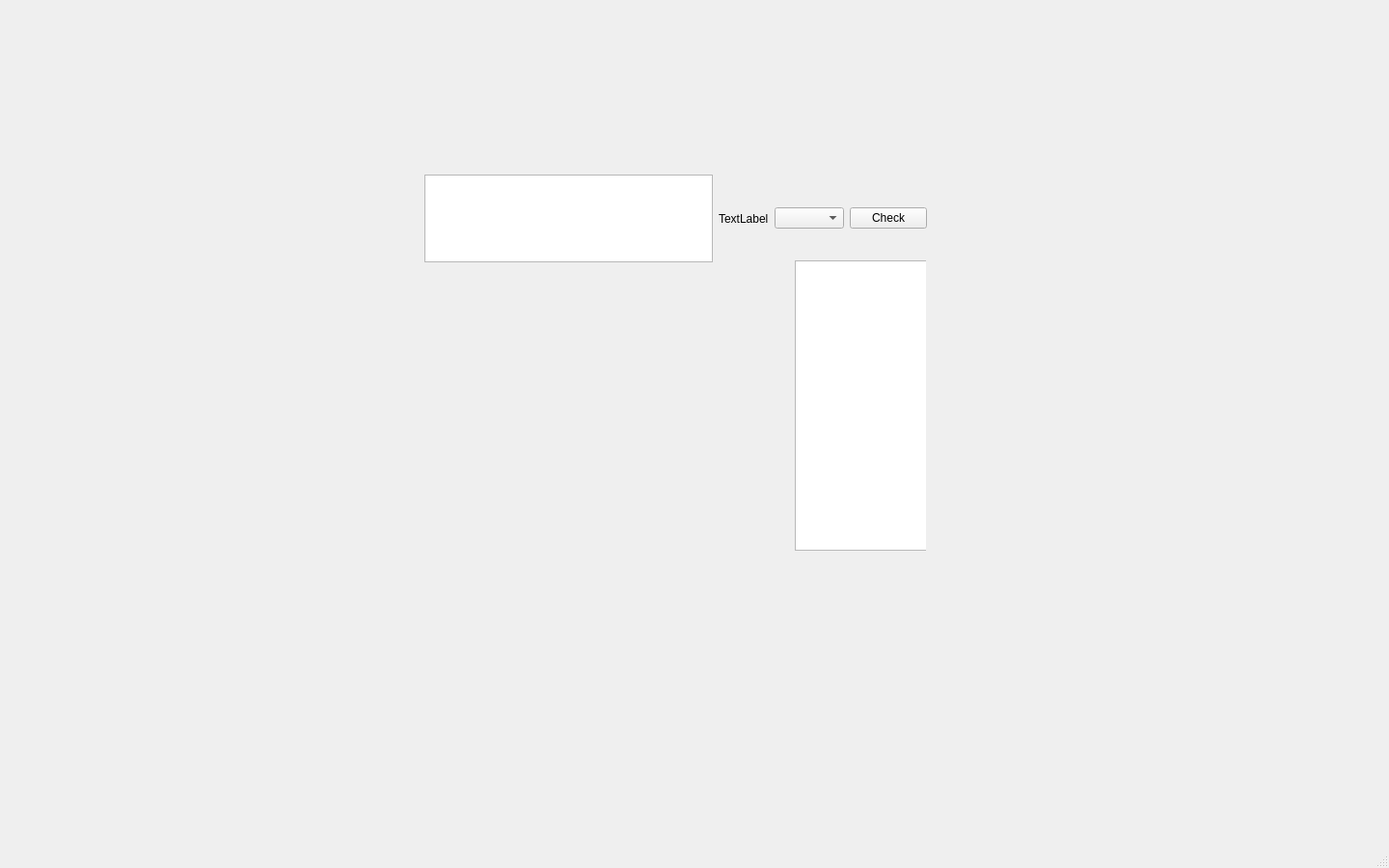
<?xml version="1.0" encoding="UTF-8"?>
<ui version="4.0">
 <class>MainWindow</class>
 <widget class="QMainWindow" name="MainWindow">
  <property name="geometry">
   <rect>
    <x>0</x>
    <y>0</y>
    <width>1440</width>
    <height>900</height>
   </rect>
  </property>
  <property name="windowTitle">
   <string>MainWindow</string>
  </property>
  <widget class="QWidget" name="centralwidget">
   <widget class="QWidget" name="verticalLayoutWidget">
    <property name="geometry">
     <rect>
      <x>439</x>
      <y>270</y>
      <width>521</width>
      <height>301</height>
     </rect>
    </property>
    <layout class="QVBoxLayout" name="verticalLayout">
     <item>
      <widget class="QFrame" name="horizontalFrame">
       <widget class="QListView" name="listView">
        <property name="geometry">
         <rect>
          <x>385</x>
          <y>0</y>
          <width>141</width>
          <height>301</height>
         </rect>
        </property>
        <property name="maximumSize">
         <size>
          <width>141</width>
          <height>301</height>
         </size>
        </property>
       </widget>
       <widget class="QWidget" name="widget" native="true">
        <property name="geometry">
         <rect>
          <x>0</x>
          <y>-1</y>
          <width>381</width>
          <height>301</height>
         </rect>
        </property>
       </widget>
      </widget>
     </item>
    </layout>
   </widget>
   <widget class="QWidget" name="horizontalLayoutWidget_2">
    <property name="geometry">
     <rect>
      <x>440</x>
      <y>181</y>
      <width>521</width>
      <height>91</height>
     </rect>
    </property>
    <layout class="QHBoxLayout" name="horizontalLayout_3">
     <item>
      <widget class="QTextEdit" name="textEdit"/>
     </item>
     <item>
      <widget class="QLabel" name="label">
       <property name="text">
        <string>TextLabel</string>
       </property>
      </widget>
     </item>
     <item>
      <widget class="QComboBox" name="comboBox"/>
     </item>
     <item>
      <widget class="QPushButton" name="check_editor">
       <property name="text">
        <string>Check</string>
       </property>
      </widget>
     </item>
    </layout>
   </widget>
  </widget>
  <widget class="QMenuBar" name="menubar">
   <property name="geometry">
    <rect>
     <x>0</x>
     <y>0</y>
     <width>1440</width>
     <height>24</height>
    </rect>
   </property>
  </widget>
  <widget class="QStatusBar" name="statusbar"/>
 </widget>
 <resources/>
 <connections/>
</ui>
